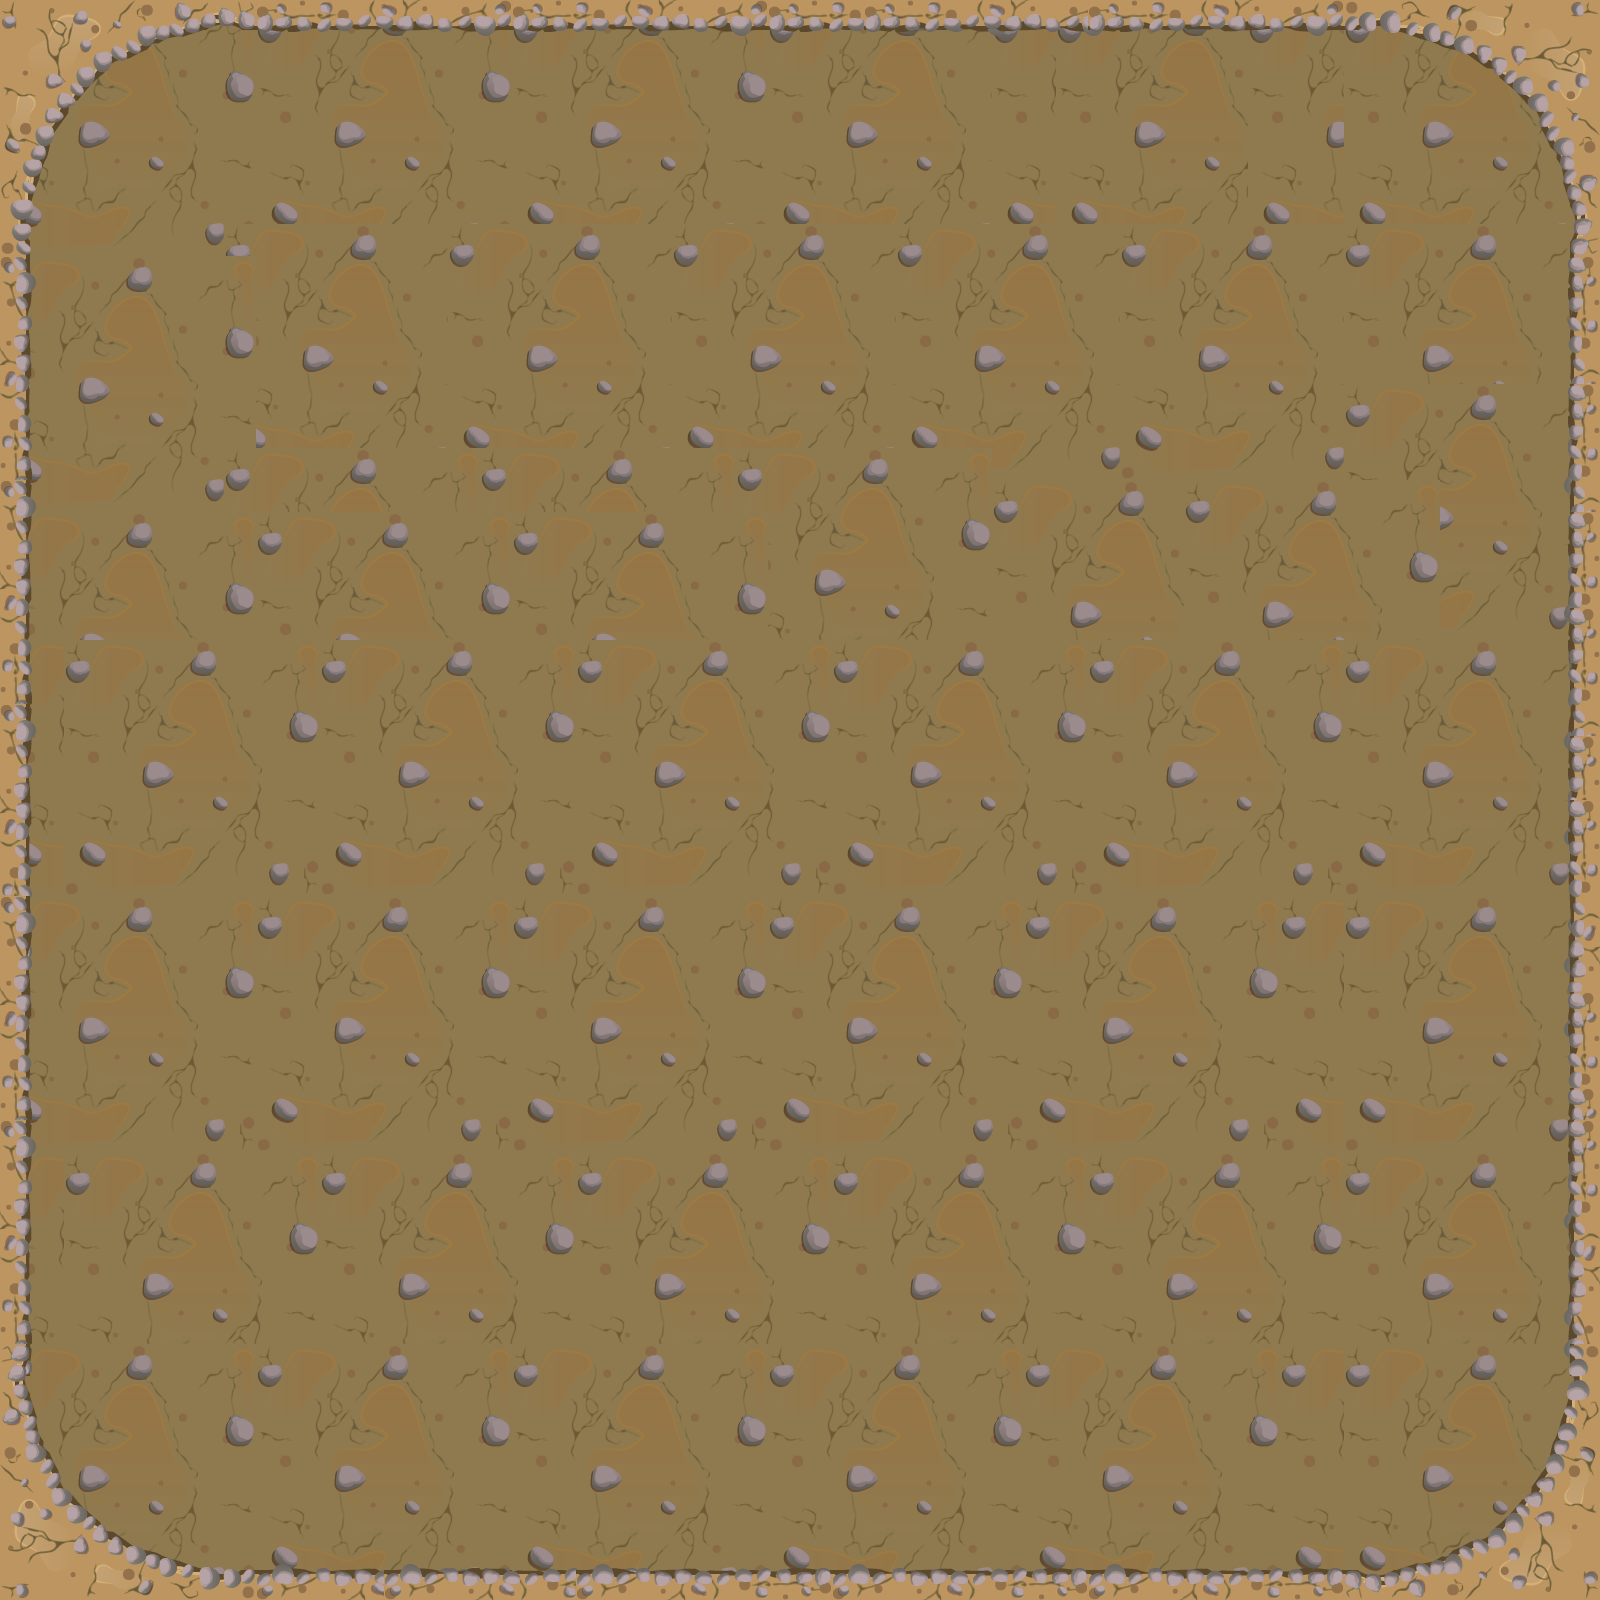

This game map was drawn from its Tiled (.tmx) file and the tilesets committed beside it. A one-line description and the trimmed map source follow:
An orthogonal 50x50 tile map with 32x32 px tiles, 2 tile layers (ground, edge).

<map version="1.9" tiledversion="1.9.2" orientation="orthogonal" renderorder="right-down" width="50" height="50" tilewidth="32" tileheight="32" infinite="0" nextlayerid="3" nextobjectid="1">
 <tileset firstgid="1" source="tactical.tsx" />
 <layer id="2" name="ground" width="50" height="50">
  <data>[2500 cells, 52 non-empty, 1 distinct tile ids]</data>
 </layer>
 <layer id="1" name="edge" width="50" height="50">
  <data>[2500 cells, 28 non-empty, 2 distinct tile ids]</data>
 </layer>
</map>
